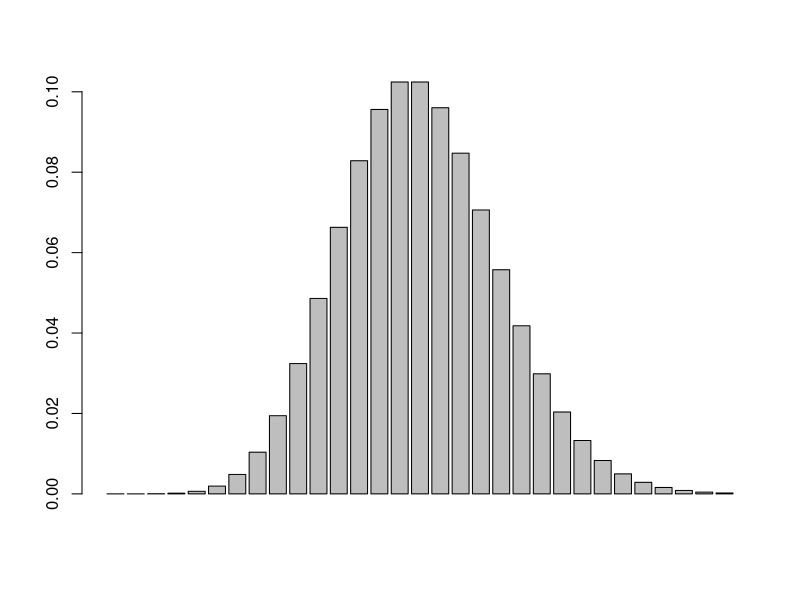
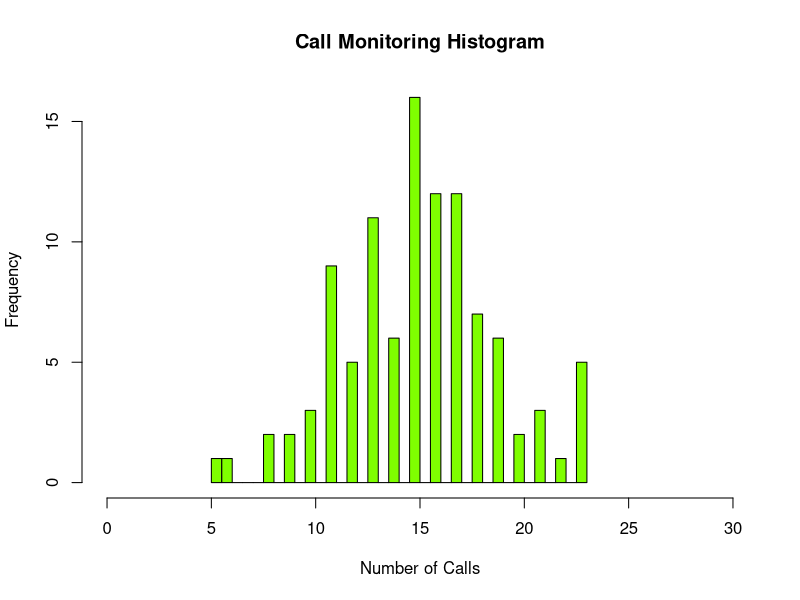

Here is the R script that generated these plots, in order:
## ---- chunk 1
knitr::opts_chunk$set(echo = TRUE)
## ---- chunk 2
?dpois #to give me more information on the Poisson Distribution

x<-8
l<-15
1-ppois(q=x,lambda=l) 
#Probability=0.9625535 or 96%
## ---- chunk 3
dpois(0,15)
#Probability=3.059023e-07
## ---- chunk 4
dpois(3,15)
#Probability=0.0001720701
## ---- chunk 5
x<-0:30
l=15
barplot(dpois(x,l))
## ---- chunk 6
rpois(104,15) #simulated 104 results from this distribution
## ---- chunk 7
y<-rpois(104,15)
hist(y,xlim=c(0,30),xlab="Number of Calls",main="Call Monitoring Histogram",breaks=30,col="chartreuse")
